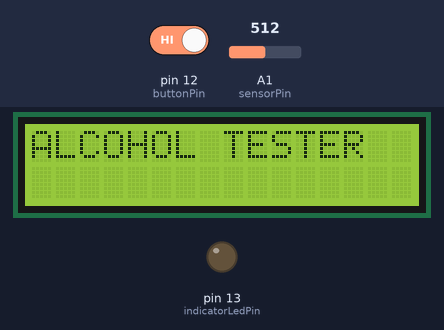
Bench run of a sketch on a simulated Arduino Uno, built with avr-gcc and run on an emulated ATmega328P. Shown: 16×2 character LCD, output pins drawn as LEDs (lit = HIGH). The inputs (shaded band) are chosen by the test bench; at power-on: pin 12 (buttonPin) HIGH, A1 (sensorPin) = 512.

Above: at 1.2 s.
1.3 s: pin 12 (buttonPin) driven LOW
At 9.8 s:
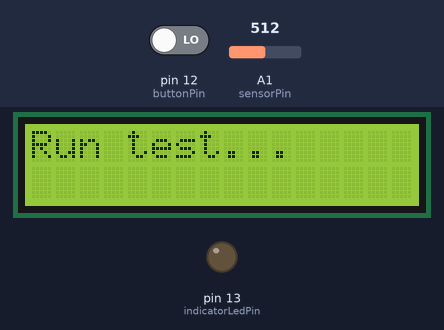
15.5 s: A1 (sensorPin) set to 419
At 26.6 s:
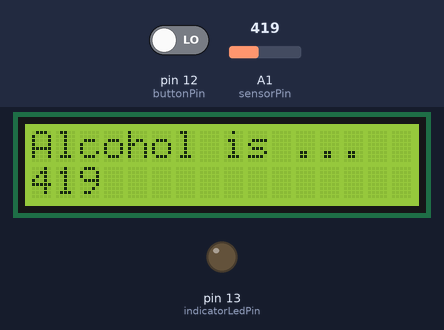
29.7 s: pin 12 (buttonPin) driven HIGH
At 46.1 s:
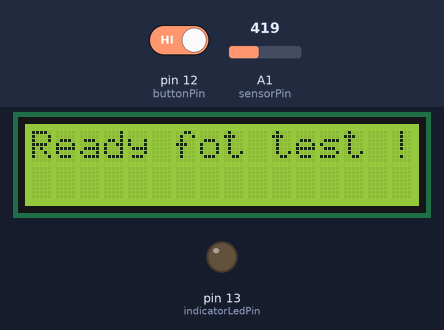
Timing chart, 0 to 47.6 s (numbered marks = the images above; inputs shaded):
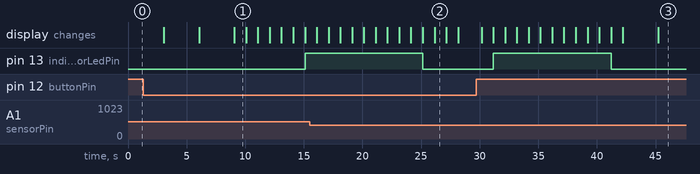

Measured:
- after the input at 1.3 s, pin 13 (indicatorLedPin): LOW → HIGH after 13.8 s; the display: first differs from a run without the input after 7.8 s (image 1)
- after the input at 29.7 s, pin 13 (indicatorLedPin): goes on until 41.2 s, then stays LOW; the display: first differs from a run without the input after 11.5 s (image 3 shows a later state)
- what the display in image 1 shows lasts 1.0 s, from 9.1 s to 10.1 s

The sketch:

alcohol13.ino
```cpp
#include <LiquidCrystal.h>
LiquidCrystal lcd(8, 9, 4, 5, 6, 7);// LCD Pins D4-D8
const int sensorPin = A1;       // analog input from MQ-3 sensor
const int indicatorLedPin = 13; // Pin output for green LED
const int buttonPin = 12;        // input from micro switch
void setup()
{
  lcd.begin(16, 2); // LCD size; 16 symbols per row; 2 rows
  pinMode(indicatorLedPin, OUTPUT); // Pin 13 output
   pinMode(buttonPin, INPUT); // Pin 12 input
}
void loop()
{
  lcd.print("ALCOHOL TESTER"); //turn on inscription
  delay(3000);  //time for waiting 3000 = 3sec
  lcd.clear(); //clear the LCD
  lcd.print("Ready fot test !!!!");//inscription
  delay(3000);//time for waiting
  lcd.clear();
  lcd.setCursor(0, 0); //1st row of the LCD
  lcd.print("Blow in the test");//inscription
  lcd.setCursor(0, 1); //2nd row of the LCD
  lcd.print("device please !");//inscription
  delay(3000);//time for waiting
  int sensorValue = 0;
  while (digitalRead(buttonPin) == LOW) {
  int sensorValue = analogRead(sensorPin); //reading sensor value
  lcd.clear();
  lcd.print("Run test..."); // inscription
  delay(1000);
  lcd.clear(); // clear the LCD
  lcd.print("Alcohol is ..."); // inscription
  lcd.setCursor(0, 1); // 2nd row of the LCD
  lcd.print(sensorValue); // sensor value
  delay(1000);
  lcd.clear();
  if (sensorValue<428) // if sensor value is below 428 ADC
  lcd.print("You are sober."); //inscription
  delay(1000);
  lcd.clear();
  if (sensorValue>=429 && sensorValue<646) // sensor value between 429 and 646 ADC
  lcd.print("You had a drink!"); //inscription
  delay(1000);
  lcd.clear();
  if (sensorValue>646) // sensor value above 646 ADC
  lcd.print("You are drunk!!!"); //inscription
  delay(1000);
  lcd.clear();


if (sensorValue < 646)   // compare the sensor value with this one
  { // if sensor value is less than 646 ADC
    // Arduino allow start of the engine
 lcd.clear();
  lcd.print("You have 10 sec"); //inscription
  delay(1000);
  digitalWrite(indicatorLedPin, HIGH);  // pin 13 becomes 5V and sent voltage to the green LED.
  lcd.clear();
  lcd.print("Start 10 !!!!"); //time for starting the engine
  delay(1000);
  lcd.clear();
  lcd.print("Start 9 !!!!");
  delay(1000);
  lcd.clear();
  lcd.print("Start 8 !!!!");
  delay(1000);
  lcd.clear();
  lcd.print("Start 7 !!!!");
  delay(1000);
  lcd.clear();
  lcd.print("Start 6 !!!!");
  delay(1000);
  lcd.clear();
  lcd.print("Start 5 !!!!");
  delay(1000);
  lcd.clear();
  lcd.print("Start 4 !!!!");
  delay(1000);
  lcd.clear();
  lcd.print("Start 3 !!!!");
  delay(1000);
  lcd.clear();
  lcd.print("Start 2 !!!!");
  delay(1000);
  lcd.clear();
  lcd.print("Start 1 !!!!");
  delay(1000);
  lcd.clear();
  lcd.print("Start 0 !!!!");
  digitalWrite(indicatorLedPin, LOW); // pin 13 becomes 0 and stop the voltage to the green LED
  }
}
  lcd.clear();
  lcd.print("Test failed..."); // inscription for test failed
  delay(1000);
  lcd.clear();
}
```
